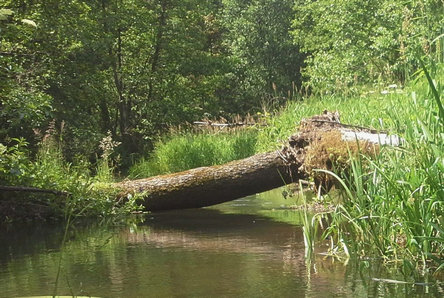
%> input picture SCRIPTY/rzeczka_mniejsza.jpg, 444 x 298 px
$ octave maskaa.m   (GNU Octave 9; MATLAB toolbox functions it lacks are replaced by stand-ins)
%> lines starting %> are read from the running program, lines starting %| are printed output that depends on the picture; in (x1, y1, x2, y2) boxes, pixels count from 0 and x2, y2 are one past the last pixel; in counts of white or black regions, pixels touching at a corner belong together; the program's own positions count from 1
#mask = [5/50,6/50,5/50;6/50,6/50,6/50;5/50,6/50,5/50];
mask = [0,-1,0;-1,5,-1;0,-1,0];
obr = double(imread('rzeczka_mniejsza.jpg'));

temp=obr;

for i=2:size(obr,1)-1
  for j=2:size(obr,2)-1
    temp(i:i,j:j,1)=obr(i-1:i-1,j-1:j-1,1)*mask(1,1)+obr(i-1:i-1,j:j,1)*mask(1,2)+obr(i-1:i-1,j+1:j+1,1)*mask(1,3)+obr(i:i,j-1:j-1,1)*mask(2,1)+obr(i:i,j:j,1)*mask(2,2)+obr(i:i,j+1:j+1,1)*mask(2,3)+obr(i+1:i+1,j-1:j-1,1)*mask(3,1)+obr(i+1:i+1,j:j,1)*mask(3,2)+obr(i+1:i+1,j+1:j+1,1)*mask(3,3);
    temp(i:i,j:j,2)=obr(i-1:i-1,j-1:j-1,2)*mask(1,1)+obr(i-1:i-1,j:j,2)*mask(1,2)+obr(i-1:i-1,j+1:j+1,2)*mask(1,3)+obr(i:i,j-1:j-1,2)*mask(2,1)+obr(i:i,j:j,2)*mask(2,2)+obr(i:i,j+1:j+1,2)*mask(2,3)+obr(i+1:i+1,j-1:j-1,1)*mask(3,2)+obr(i+1:i+1,j:j,2)*mask(3,2)+obr(i+1:i+1,j+1:j+1,2)*mask(3,3);
    temp(i:i,j:j,3)=obr(i-1:i-1,j-1:j-1,3)*mask(1,1)+obr(i-1:i-1,j:j,3)*mask(1,2)+obr(i-1:i-1,j+1:j+1,3)*mask(1,3)+obr(i:i,j-1:j-1,3)*mask(2,1)+obr(i:i,j:j,3)*mask(2,2)+obr(i:i,j+1:j+1,3)*mask(2,3)+obr(i+1:i+1,j-1:j-1,1)*mask(3,3)+obr(i+1:i+1,j:j,3)*mask(3,2)+obr(i+1:i+1,j+1:j+1,3)*mask(3,3);
  endfor
endfor
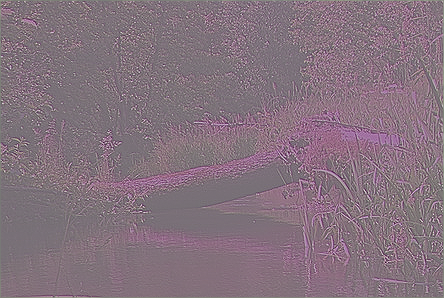
%> temp: size 298x444x3 double; mean R, G, B 104.7, 10, 68.7; drawn with min black and max white

for i=2:size(obr,1)-1
  for j=2:size(obr,2)-1
    if temp(i:i,j:j)>255
      temp(i:i,j:j)=255;
    endif
    if temp(i:i,j:j)<0
      temp(i:i,j:j)=0;
    endif
  endfor
endfor
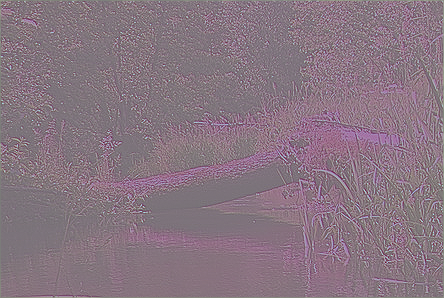
%> temp: size 298x444x3 double; 19.03% of pixels changed, all inside (x1, y1, x2, y2) = (1, 1, 443, 297); drawn with min black and max white

subplot(1,2,1);
imshow(obr/255)
subplot(1,2,2);
imshow(temp/255)
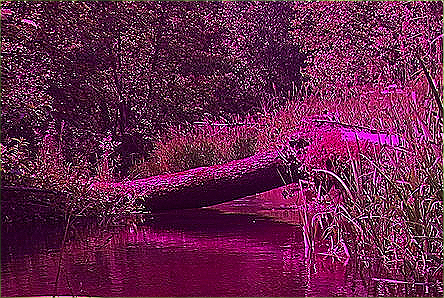
%> displayed picture: size 298x444x3, on the screen's scale of 0 to 255; mean R, G, B 102.7, 38.4, 74.7


#쐒=1/2p+1/2L
#ost=akt-쐒
#t=Beta ost
#akt'=akt+B*akt-1/2B-1/2B*L
#akt'=1/2B*L+(1+B))akt-1/2B*p
